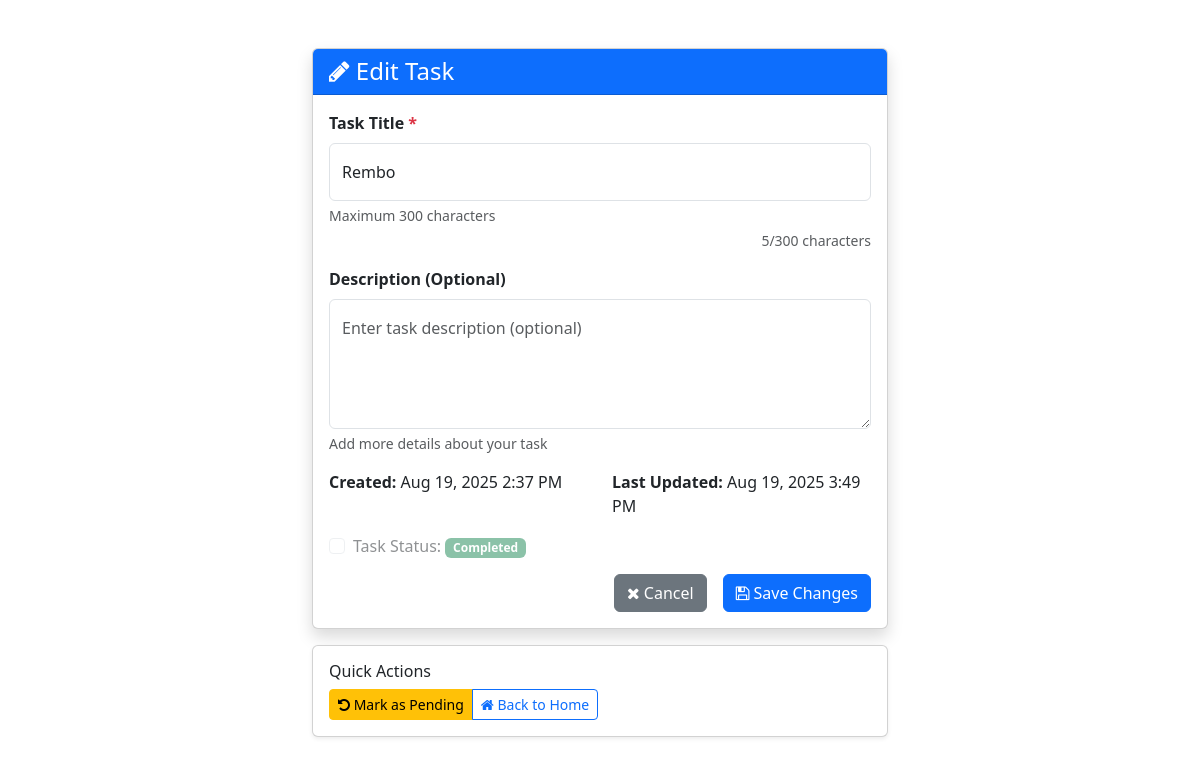
Before: /todo/edit_task/7/ with the older database file.
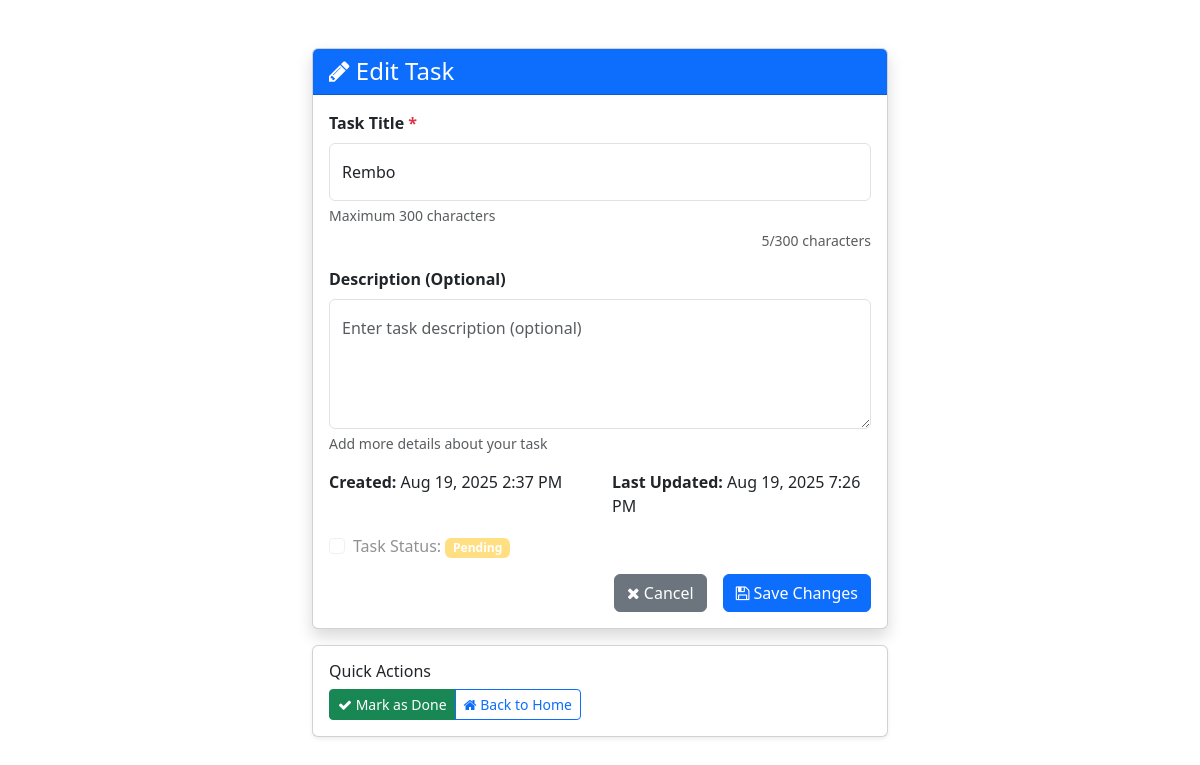
After: the same page with the newer database file.
### todo_app/models.py (models this page shows, shortened)
class Todo(models.Model):
    title = models.CharField(max_length=300)
    description = models.TextField(blank=True, null=True)
    completed = models.BooleanField(default=False)
    created_at = models.DateTimeField(auto_now_add=True)
    updated_at = models.DateTimeField(auto_now=True)
    class Meta:
        ordering = ['-created_at']
        verbose_name = 'Todo Item'
        verbose_name_plural = 'Todo Items'

### todo_app/views.py (the view, shortened to what this page needs)
# urls.py: path('edit_task/<int:pk>/', views.edit_task, name='edit_task'),
def edit_task(request, pk):
    task = get_object_or_404(Todo, pk=pk)
    return render(request, 'edit_task.html', {'task': task})

### templates/edit_task.html (shortened to what the changed rows need)
<!DOCTYPE html>
<html lang="en">
  <head>
    <link
      href="https://cdn.jsdelivr.net/npm/bootstrap@5.3.0-alpha1/dist/css/bootstrap.min.css"
      rel="stylesheet"
    />
    <link
      rel="stylesheet"
      href="https://cdnjs.cloudflare.com/ajax/libs/font-awesome/4.7.0/css/font-awesome.min.css"
    />
  </head>
  <body>
    <div class="container mt-5">
      <div class="row justify-content-center">
        <div class="col-md-12">
          <div class="card shadow">
            <div class="card-body">
              <form method="POST">
                <div class="mb-3">
                  <label for="title" class="form-label">
                    <strong
                      >Task Title <span class="text-danger">*</span></strong
                    >
                  </label>
                  <input
                    type="text"
                    class="form-control"
                    id="title"
                    name="title"
                    value="{{ task.title }}"
                    required
                    placeholder="Enter task title"
                    maxlength="300"
                  />
                  <div class="form-text">Maximum 300 characters</div>
                </div>
                <div class="mb-3">
                  <div class="row">
                    <div class="col-md-6">
                      <strong>Created:</strong> {{ task.created_at|date:"M d, Y g:i A" }}
                    </div>
                    <div class="col-md-6">
                      <strong>Last Updated:</strong> {{ task.updated_at|date:"M d, Y g:i A" }}
                    </div>
                  </div>
                </div>
                <div class="mb-3">
                  <div class="form-check">
                    <label class="form-check-label" for="completed">
                      Task Status: {% if task.completed %}
                      <span class="badge bg-success">Completed</span>
                      {% else %}
                      <span class="badge bg-warning">Pending</span>
                      {% endif %}
                    </label>
                  </div>
                </div>
              </form>
            </div>
          </div>
          <div class="card mt-3 shadow-sm">
            <div class="card-body">
              <div class="btn-group" role="group">
                {% if not task.completed %}
                <a
                  href="{% url 'mark_as_done' task.pk %}"
                  class="btn btn-success btn-sm"
                >
                  <i class="fa fa-check"></i> Mark as Done
                </a>
                {% else %}
                <a
                  href="{% url 'mark_as_not_done' task.pk %}"
                  class="btn btn-warning btn-sm"
                >
                  <i class="fa fa-undo"></i> Mark as Pending
                </a>
                {% endif %}
                <a
                  href="{% url 'home' %}"
                  class="btn btn-outline-primary btn-sm"
                >
                  <i class="fa fa-home"></i> Back to Home
                </a>
              </div>
            </div>
          </div>
        </div>
      </div>
    </div>
  </body>
</html>

Changed rows visible on the page:
changed Todo "Rembo": updated_at "Aug 19, 2025 3:49 PM" → "Aug 19, 2025 7:26 PM"; completed True → False (drawn)
Other visible differences:
text no longer shown: "Completed Mark as Pending"
text now shown: "Pending Mark as Done"
